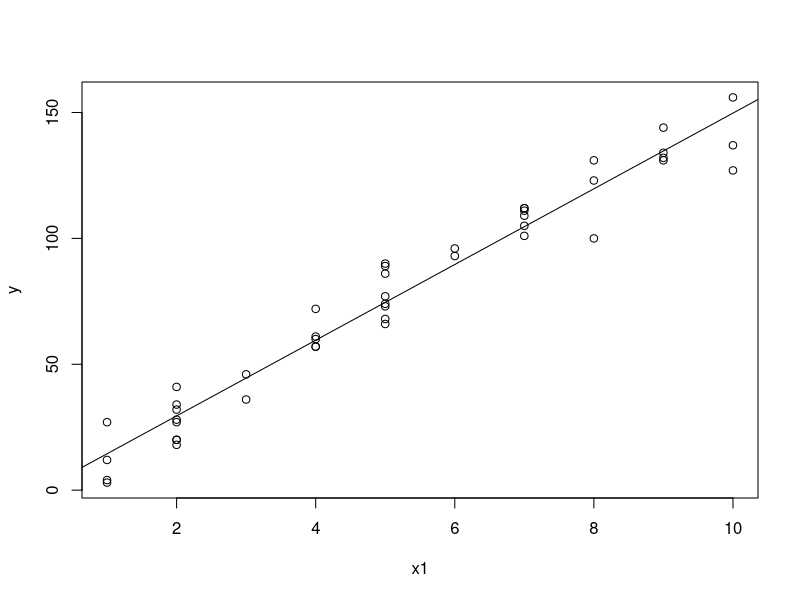
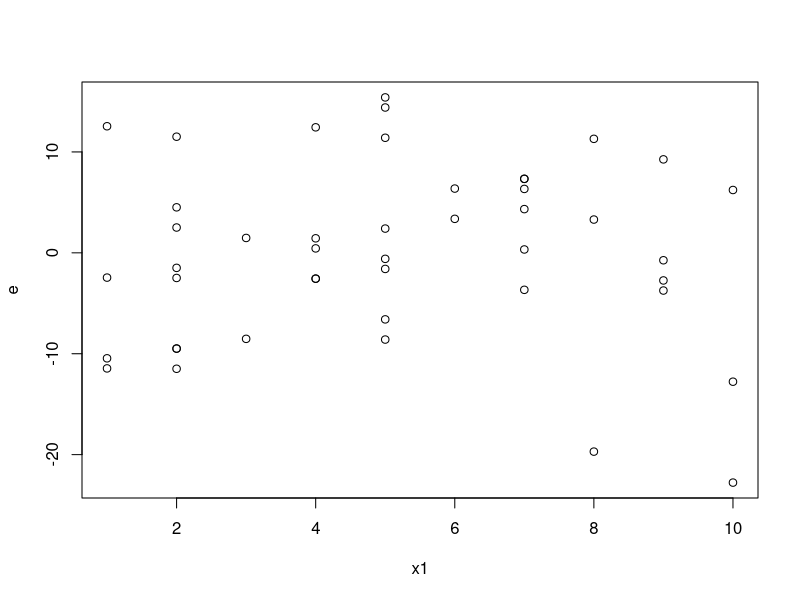
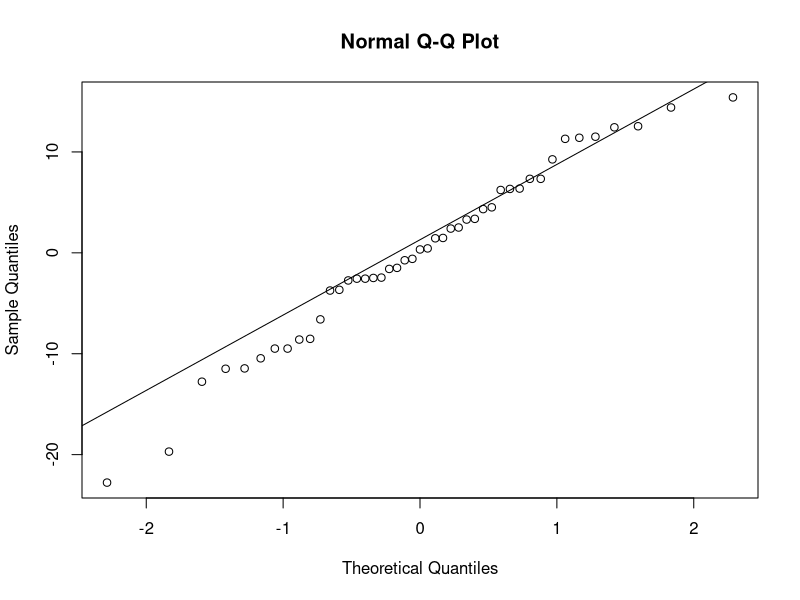
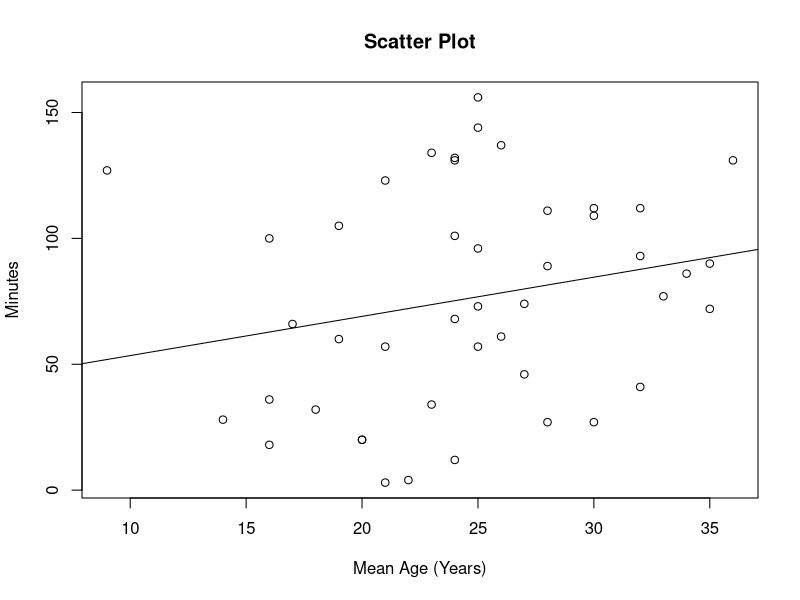

Source code (R) for these figures, in order: (Note: this script raises an error after producing the figures.)
library(lmtest)

copier <- read.csv("copier.csv")

y <- copier$min
x1 <- copier$copiers
x2 <- copier$age
x3 <- copier$exp

anova(lm(y~x1))
anova(lm(y~x2))
anova(lm(y~x3))

## x1: minutes
reg1 <- lm(y~x1)

png("2-scatter-1.png")
plot(x1, y)
abline(reg1)
dev.off()



e <- residuals(reg1)
png("2-resid-1.png")
plot(x1, e)
dev.off()
png("2-qq-1.png")
qqnorm(e)
qqline(e)
dev.off()

anova(reg1)

## x2: age of the copiers

png("2-scatter-2.png")
plot(x2, y, main="Scatter Plot", ylab="Minutes", xlab="Mean Age (Years)")
abline(lm(y~x2))
dev.off()

anova(lm(y~x2)) ## p-value fails

transform(y,x2) ## file transform.R; y=log(y,10) succeeds

y1 <- log(y, 10)

reg2 <- lm(y1~x2)

png("2-scatter-2-transform.png")
plot(x2,y1, ylab="Log Base 10 of Minutes", xlab="Mean Age (Years)", main="Scatter Plot for log(y) Transformation")
abline(reg2)
dev.off()

e <- residuals(reg2)

png("2-resid-2-transform.png")
plot(x2,e, main="Residuals for log(y) Transformation")
dev.off()

png("2-qq-2-transform.png")
qqnorm(e, main="Q-Q Plot for log(y) Transformation")
qqline(e)
dev.off()


bptest(reg2)

summary(reg2)

confint(reg2)

